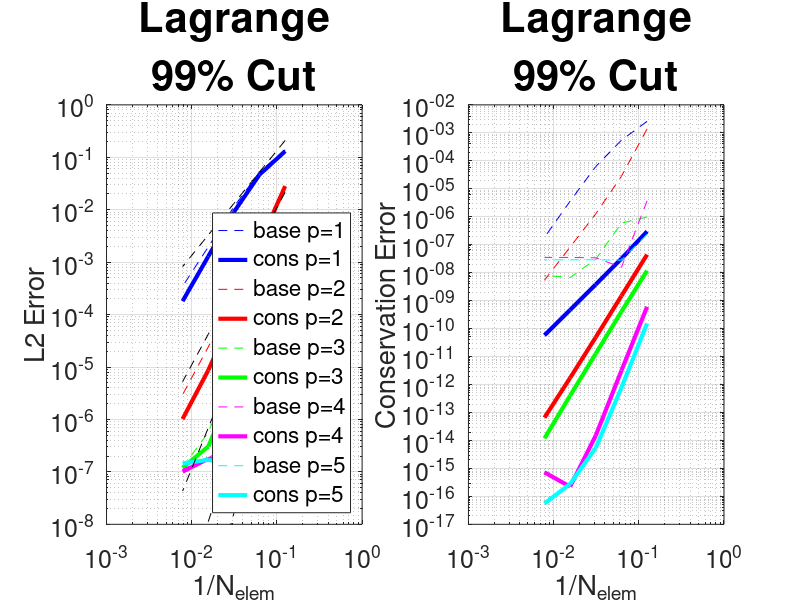
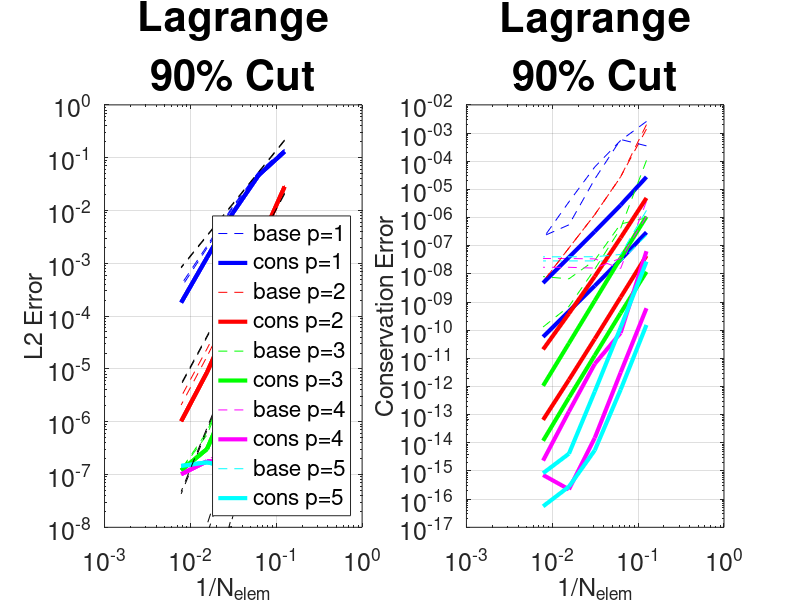
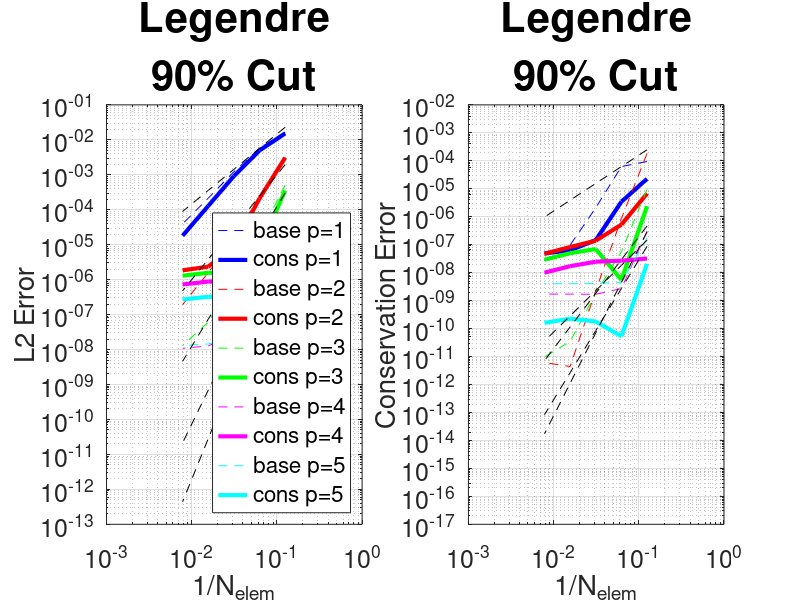

Write MATLAB code to recreate these figures, in order.
close all
clc
clear all

% Get screen size
scrsz = get(0,'screensize');
scrsz2 = scrsz;
scrsz2(4) = scrsz(4)/2; % square
scrsz2(3) = scrsz2(4);

nelem = [8,16,32,64,128];
dx = 1./nelem; 
ndof = zeros(5,5); 
for i = 1:5
    ndof(i,:) = nelem*(i+1);
end

%% m2start = -0.5 - dx(2)*0.99
% Baseline Abutting Method
base.legendre.p1.l2 = [1.6192323442766485E-002   5.5463743682936896E-003   1.1523940541828092E-003   1.9492368358601888E-004   3.4677255956864258E-005];
base.legendre.p1.cons = [2.1402403156450811E-004  -5.5089999743261620E-005  -5.5814355262792659E-006  -2.5117508424543633E-007  -3.8742272931435728E-009];

base.legendre.p2.l2 = [3.1172035890003353E-003   2.5836722634559685E-004   2.0358670146593475E-005   2.3144704192818786E-006   2.8616992403088300E-007];
base.legendre.p2.cons = [-1.2732668244837264E-004  -1.5343553475613558E-006  -2.1277249420692534E-008  -7.7716750396250589E-010  -4.4681973399018915E-011];

base.legendre.p3.l2 = [4.6738078468553133E-004   1.6852588106675376E-005   8.4821948988185273E-007   5.2238918471511937E-008   1.2756984616776392E-008];
base.legendre.p3.cons = [1.0270445788065907E-006   7.3374229053735363E-009  -6.4898900142829063E-010   7.4165702745876416E-010   8.0106703909121890E-010];

base.legendre.p4.l2 = [4.9171322299930194E-005   1.1180711012635708E-006   3.8098986030597548E-008   1.3357828582365599E-008   1.1566783257513384E-008];
base.legendre.p4.cons = [5.1535640198385746E-007   2.4886523605771593E-009   3.4894656192330231E-009   3.5039834089811706E-009   3.5042774515492425E-009];

base.legendre.p5.l2 = [6.7157097371632029E-006   9.5844108831121343E-008   1.9641317833152333E-008   1.3931055256015576E-008   1.2526408489692476E-008];
base.legendre.p5.cons = [-3.4980001256679216E-009   2.9228249334711798E-009   2.8813135627414610E-009   2.8810332244888492E-009   2.8802265225613688E-009];

base.lagrange.p1.l2 = [0.13905677101460567        5.2522707400047830E-002   1.1371263253338055E-002   1.9465140397926721E-003   3.4709809909961377E-004];
base.lagrange.p1.cons = [2.5809996556810377E-003  -5.4506782951047050E-004  -6.2567924626277804E-005  -3.6065007995578213E-006  -1.8312580379875598E-007];

base.lagrange.p2.l2 = [2.8715542958208582E-002   2.6916331092555821E-003   2.1234737319991985E-004   2.4069049414627405E-005   2.9698656840838573E-006];
base.lagrange.p2.cons = [-1.3826073488102386E-003  -2.8014648676355502E-005  -1.2707673529566144E-006  -8.2669196599383099E-008  -5.3819386169884353E-009];

base.lagrange.p3.l2 = [4.7190705848199109E-003   1.7618488181622786E-004   8.9339422387308516E-006   5.6378424937694400E-007   1.2319245960449388E-007];
base.lagrange.p3.cons = [-9.7928305631267420E-07  -5.8863419977184250E-007  -3.0490229674384750E-008   6.6429308720472591E-009   7.9865597468753435E-009];

base.lagrange.p4.l2 = [5.1546559875049211E-004   1.1467957216868954E-005   3.7857455005431421E-007   1.8352725989409218E-007   1.1121466206592967E-007];
base.lagrange.p4.cons = [3.7249135267369837E-006  -1.5509117878842460E-008   3.4038895424526316E-008   3.5025322531190284E-008   3.5042550861064115E-008];

base.lagrange.p5.l2 = [7.2583458104059359E-005   1.0357192468086048E-006   1.4008420017077255E-007   1.7434504909779441E-007   1.4993191502827124E-007];
base.lagrange.p5.cons = [-2.3261550174957790E-007   2.8015271491543814E-008   2.8804939655735495E-008   2.8810566876646959E-008   2.8802266516247954E-008];

% Conservative Overset WITH cell merging

cons.legendre.p1.l2 = [1.5343867248100811E-002   4.9527783109428562E-003   9.1511641008077576E-004   1.2837168104084824E-004   1.7950048525372715E-005];
cons.legendre.p1.cons = [-9.1401686055925246E-007  -8.8376291847158672E-008  -4.2944623968033113E-009   9.5057671456455495E-010   8.1442088489813713E-010];

cons.legendre.p2.l2 = [3.0856774565902233E-003   2.0983997033755593E-004   8.6303908350958463E-006   5.8468668055943048E-007   1.5344243887565960E-007];
cons.legendre.p2.cons = [-5.4618390643579318E-008  -5.7510571235819263E-009  -3.1144142126349195E-009  -2.1074259767828174E-009  -1.2337492277803008E-009];

cons.legendre.p3.l2 = [3.5317521845952771E-004   7.5465162545232008E-006   3.7182215975436738E-007   2.1007049446592616E-007   1.7390125794548207E-007];
cons.legendre.p3.cons = [-1.2349907894948497E-007  -8.4690109092289134E-011   3.6569894265592318E-009   2.6092678989675377E-009   1.5316150986377508E-009];

cons.legendre.p4.l2 = [3.4263040992898624E-005   3.7061320813902521E-007   2.4491141395242653E-007   2.3908413823671063E-007   1.9822081502381796E-007];
cons.legendre.p4.cons = [-3.3117729392184714E-010  -4.6735204456416213E-009  -4.3054433421230165E-009  -2.9763325623544112E-009  -1.7447722364116736E-009];

cons.legendre.p5.l2 = [3.3725834680316162E-006   2.0117279770511893E-007   2.6478482271882418E-007   2.5862698957822409E-007   2.1440616753902815E-007];
cons.legendre.p5.cons = [3.6081780237229300E-008   4.8850695918978282E-009   4.6397280392684870E-009   3.2086964751876224E-009   1.8805727669546357E-009];

cons.lagrange.p1.l2 = [0.13091100162057964        4.6743460591335113E-002   9.0282272507577113E-003   1.2841419885300939E-003   1.8039929898380172E-004];
cons.lagrange.p1.cons = [-2.9868863937743129E-007  -3.1733510319487124E-008  -3.7768582705766107E-009  -4.6558240596183964E-010  -5.7957860732926747E-011];

cons.lagrange.p2.l2 = [2.8166788897167321E-002   2.2296103048719271E-003   1.0501062405271639E-004   8.6378569183109159E-006   1.0179298476077247E-006];
cons.lagrange.p2.cons = [4.4095609719185802E-008   1.4714956475536667E-009   4.9208914720821895E-011   1.7256751583261121E-012   6.5336624999190462E-014];

cons.lagrange.p3.l2 = [3.5737165469216766E-003   9.1198535593244387E-005   4.1745302116984371E-006   3.0387014059787933E-007   1.1964167225031556E-007];
cons.lagrange.p3.cons = [-1.1853670822681295E-008  -4.0376163523703212E-010  -1.2790268844042885E-011  -4.0056846728475648E-013  -1.1823875212257917E-014];

cons.lagrange.p4.l2 = [3.7578277688742913E-004   4.1010088672093868E-006   1.7903703576211899E-007   1.7767452689355275E-007   1.0106540154787511E-007];
cons.lagrange.p4.cons = [-6.0015614700148490E-010  -3.1335489758532731E-012  -1.4988010832439613E-014   2.2204460492503131E-016   7.2164496600635175E-016];

cons.lagrange.p5.l2 = [4.2483859342141195E-005   5.8105031583470969E-007   1.3478763641681851E-007   1.7013187189705483E-007   1.4489828341683108E-007];
cons.lagrange.p5.cons = [1.5315521073588911E-010   7.6932904491400222E-013   5.4400928206632670E-015  -2.7755575615628914E-016  -5.5511151231257827E-017];

%% Plots

% % figure(1)
% % subplot(1,2,1);
% % loglog(ndof(1,:),abs(base.lagrange.p1.l2),'b--',ndof(1,:),cons.lagrange.p1.l2,'b-','linewidth',3)
% % hold on; 
% % loglog(ndof(2,:),abs(base.lagrange.p2.l2),'r--',ndof(2,:),cons.lagrange.p2.l2,'r-','linewidth',3)
% % loglog(ndof(3,:),abs(base.lagrange.p3.l2),'g--',ndof(3,:),cons.lagrange.p3.l2,'g-','linewidth',3)
% % loglog(ndof(4,:),abs(base.lagrange.p4.l2),'m--',ndof(4,:),cons.lagrange.p4.l2,'m-','linewidth',3); 
% % loglog(ndof(5,:),abs(base.lagrange.p5.l2),'c--',ndof(5,:),cons.lagrange.p5.l2,'c-','linewidth',3); 
% % % loglog(dx,(base.lagrange.p1.l2(2)/dx(2).^2)*dx.^2,'k--')
% % % loglog(dx,(base.lagrange.p2.l2(2)/dx(2).^3)*dx.^3,'k--')
% % % loglog(dx,(base.lagrange.p3.l2(2)/dx(2).^4)*dx.^4,'k--')
% % % loglog(dx,(base.lagrange.p4.l2(2)/dx(2).^5)*dx.^5,'k--')
% % % loglog(dx,(base.lagrange.p5.l2(2)/dx(2).^6)*dx.^6,'k--')
% % grid on;
% % legend('base p=1','cons p=1','base p=2','cons p=2','base p=3','cons p=3','base p=4','cons p=4', 'base p=5','cons p=5','location','southeast');
% % grid minor; 
% % xlabel('1/N_{elem}','fontsize',18)
% % ylabel('L2 Error','fontsize',18)
% % set(gca,'fontsize',18')
% % % ylim([1e-8 1])
% % title({'Lagrange','99% Cut'},'FontSize',30')
% % 
% % subplot(1,2,2)
% % loglog(ndof(1,:),abs(base.lagrange.p1.cons),'b--',ndof(1,:),abs(cons.lagrange.p1.cons),'b-','linewidth',3)
% % hold on; 
% % loglog(ndof(2,:),abs(base.lagrange.p2.cons),'r--',ndof(2,:),abs(cons.lagrange.p2.cons),'r-','linewidth',3)
% % loglog(ndof(3,:),abs(base.lagrange.p3.cons),'g--',ndof(3,:),abs(cons.lagrange.p3.cons),'g-','linewidth',3)
% % loglog(ndof(4,:),abs(base.lagrange.p4.cons),'m--',ndof(4,:),abs(cons.lagrange.p4.cons),'m-','linewidth',3); 
% % loglog(ndof(5,:),abs(base.lagrange.p5.cons),'c--',ndof(5,:),abs(cons.lagrange.p5.cons),'c-','linewidth',3); 
% % % loglog(dx,abs(base.lagrange.p1.cons(2)/dx(2).^2)*dx.^2,'k--')
% % % loglog(dx,abs(base.lagrange.p2.cons(3)/dx(3).^3)*dx.^3,'k--')
% % % loglog(dx,abs(base.lagrange.p3.cons(3)/dx(3).^4)*dx.^4,'k--')
% % % loglog(dx,abs(base.lagrange.p4.cons(2)/dx(2).^5)*dx.^5,'k--')
% % % loglog(dx,abs(base.lagrange.p5.cons(2)/dx(2).^6)*dx.^6,'k--')
% % grid on;
% % grid minor; 
% % xlabel('1/N_{elem}','fontsize',18)
% % ylabel('Conservation Error','fontsize',18)
% % set(gca,'fontsize',18')
% % title({'Lagrange','99% Cut'},'FontSize',30')


figure(10)
subplot(1,2,1);
loglog(dx,abs(base.lagrange.p1.l2),'b--',dx,cons.lagrange.p1.l2,'b-','linewidth',3)
hold on; 
loglog(dx,abs(base.lagrange.p2.l2),'r--',dx,cons.lagrange.p2.l2,'r-','linewidth',3)
loglog(dx,abs(base.lagrange.p3.l2),'g--',dx,cons.lagrange.p3.l2,'g-','linewidth',3)
loglog(dx,abs(base.lagrange.p4.l2),'m--',dx,cons.lagrange.p4.l2,'m-','linewidth',3); 
loglog(dx,abs(base.lagrange.p5.l2),'c--',dx,cons.lagrange.p5.l2,'c-','linewidth',3); 
loglog(dx,(base.lagrange.p1.l2(2)/dx(2).^2)*dx.^2,'k--')
loglog(dx,(base.lagrange.p2.l2(2)/dx(2).^3)*dx.^3,'k--')
loglog(dx,(base.lagrange.p3.l2(2)/dx(2).^4)*dx.^4,'k--')
loglog(dx,(base.lagrange.p4.l2(2)/dx(2).^5)*dx.^5,'k--')
loglog(dx,(base.lagrange.p5.l2(2)/dx(2).^6)*dx.^6,'k--')
grid on;
legend('base p=1','cons p=1','base p=2','cons p=2','base p=3','cons p=3','base p=4','cons p=4', 'base p=5','cons p=5','location','southeast');
grid minor; 
xlabel('1/N_{elem}','fontsize',18)
ylabel('L2 Error','fontsize',18)
set(gca,'fontsize',18')
ylim([1e-8 1])
title({'Lagrange','99% Cut'},'FontSize',30')

subplot(1,2,2)
loglog(dx,abs(base.lagrange.p1.cons),'b--',dx,abs(cons.lagrange.p1.cons),'b-','linewidth',3)
hold on; 
loglog(dx,abs(base.lagrange.p2.cons),'r--',dx,abs(cons.lagrange.p2.cons),'r-','linewidth',3)
loglog(dx,abs(base.lagrange.p3.cons),'g--',dx,abs(cons.lagrange.p3.cons),'g-','linewidth',3)
loglog(dx,abs(base.lagrange.p4.cons),'m--',dx,abs(cons.lagrange.p4.cons),'m-','linewidth',3); 
loglog(dx,abs(base.lagrange.p5.cons),'c--',dx,abs(cons.lagrange.p5.cons),'c-','linewidth',3); 
% loglog(dx,abs(base.lagrange.p1.cons(2)/dx(2).^2)*dx.^2,'k--')
% loglog(dx,abs(base.lagrange.p2.cons(3)/dx(3).^3)*dx.^3,'k--')
% loglog(dx,abs(base.lagrange.p3.cons(3)/dx(3).^4)*dx.^4,'k--')
% loglog(dx,abs(base.lagrange.p4.cons(2)/dx(2).^5)*dx.^5,'k--')
% loglog(dx,abs(base.lagrange.p5.cons(2)/dx(2).^6)*dx.^6,'k--')
grid on;
ylim([1e-17 1e-2])
grid minor; 
xlabel('1/N_{elem}','fontsize',18)
ylabel('Conservation Error','fontsize',18)
set(gca,'fontsize',18')
title({'Lagrange','99% Cut'},'FontSize',30')
set(gcf,'Position',scrsz);
saveas(gcf,'ConsOverset_CellMerging_Lagrange_99pctCut.png');
close(gcf);


% 
% figure(2)
% subplot(1,2,1);
% loglog(dx,abs(base.legendre.p1.l2),'b--',dx,cons.legendre.p1.l2,'b','linewidth',3)
% hold on; 
% loglog(dx,abs(base.legendre.p2.l2),'r--',dx,cons.legendre.p2.l2,'r','linewidth',3)
% loglog(dx,abs(base.legendre.p3.l2),'g--',dx,cons.legendre.p3.l2,'g','linewidth',3)
% loglog(dx,abs(base.legendre.p4.l2),'m--',dx,cons.legendre.p4.l2,'m','linewidth',3); 
% loglog(dx,abs(base.legendre.p5.l2),'c--',dx,cons.legendre.p5.l2,'c','linewidth',3); 
% loglog(dx,(base.legendre.p1.l2(2)/dx(2).^2)*dx.^2,'k--')
% loglog(dx,(base.legendre.p2.l2(2)/dx(2).^3)*dx.^3,'k--')
% loglog(dx,(base.legendre.p3.l2(2)/dx(2).^4)*dx.^4,'k--')
% loglog(dx,(base.legendre.p4.l2(2)/dx(2).^5)*dx.^5,'k--')
% loglog(dx,(base.legendre.p5.l2(2)/dx(2).^6)*dx.^6,'k--')
% grid on;
% legend('base p=1','cons p=1','base p=2','cons p=2','base p=3','cons p=3','base p=4','cons p=4', 'base p=5','cons p=5','location','southeast');
% grid minor; 
% xlabel('1/N_{elem}','fontsize',18)
% ylabel('L2 Error','fontsize',18)
% set(gca,'fontsize',18')
% % ylim([1e-8 1])
% title({'Legendre','99% Cut'},'FontSize',30')
% 
% subplot(1,2,2)
% loglog(dx,abs(base.legendre.p1.cons),'b--',dx,abs(cons.legendre.p1.cons),'b','linewidth',3)
% hold on; 
% loglog(dx,abs(base.legendre.p2.cons),'r--',dx,abs(cons.legendre.p2.cons),'r','linewidth',3)
% loglog(dx,abs(base.legendre.p3.cons),'g--',dx,abs(cons.legendre.p3.cons),'g','linewidth',3)
% loglog(dx,abs(base.legendre.p4.cons),'m--',dx,abs(cons.legendre.p4.cons),'m','linewidth',3); 
% loglog(dx,abs(base.legendre.p5.cons),'c--',dx,abs(cons.legendre.p5.cons),'c','linewidth',3); 
% loglog(dx,abs(base.legendre.p1.cons(2)/dx(2).^2)*dx.^2,'k--')
% loglog(dx,abs(base.legendre.p2.cons(3)/dx(3).^3)*dx.^3,'k--')
% loglog(dx,abs(base.legendre.p3.cons(3)/dx(3).^4)*dx.^4,'k--')
% loglog(dx,abs(base.legendre.p4.cons(2)/dx(2).^5)*dx.^5,'k--')
% loglog(dx,abs(base.legendre.p5.cons(2)/dx(2).^6)*dx.^6,'k--')
% grid on;
% grid minor; 
% xlabel('1/N_{elem}','fontsize',18)
% ylabel('Conservation Error','fontsize',18)
% set(gca,'fontsize',18')
% title({'Legendre','99% Cut'},'FontSize',30')

%% m2start = -0.5 - dx(2)*0.90
% Baseline Abutting Method
base.legendre.p1.l2 = [1.6765449067581831E-002   5.7242656668346961E-003   1.2206951905958544E-003   2.1365249958722176E-004   3.9464805396971161E-005];
base.legendre.p1.cons = [-9.4496309399845491E-005  -6.2303509111988342E-005  -2.0919789927367760E-006   9.6643524169492956E-008   2.7298075633286345E-008];

base.legendre.p2.l2 = [3.2090886436799268E-003   2.4424042267942304E-004   1.5492158106219127E-005   1.5806009481025005E-006   1.9229961664220241E-007];
base.legendre.p2.cons = [-1.8315247259234613E-004  -8.6545720316688612E-007   2.2816193587238409E-009  -4.3953660155970908E-012   6.0920296585109668E-012];

base.legendre.p3.l2 = [5.0337548393662463E-004   1.8860531301872488E-005   9.8357178104406351E-007   6.0868842247452506E-008   1.2936797534971091E-008];
base.legendre.p3.cons = [-9.5798795170798368E-006   5.6432799037942072E-008   1.8292017275878258E-009   3.4347663602218859E-011  -9.7384669772715426E-012];

base.legendre.p4.l2 = [4.4011746398404877E-005   7.0077841142936975E-007   2.5723532283141137E-008   1.2707483254631212E-008   1.0830623355647697E-008];
base.legendre.p4.cons = [-3.0264019609815840E-007  -2.7169601221621598E-009   1.6791833340468187E-009   1.7100567697991842E-009   1.7103266164442132E-009];

base.legendre.p5.l2 = [7.9469426215944998E-006   1.1532338271007949E-007   2.0025149463224594E-008   1.4437568094157017E-008   1.3079155483203415E-008];
base.legendre.p5.cons = [-1.7259153542448225E-007   4.5347092678116319E-009   4.0502249887275354E-009   4.0284327262885000E-009   4.0225528810666766E-009];

base.lagrange.p1.l2 = [0.14445001417793107        5.4256555024397628E-002   1.2049762304374897E-002   2.1334221313525480E-003   3.9489362306799016E-004];
base.lagrange.p1.cons = [-3.5090952909039297E-004  -5.9195613677087700E-004  -2.3242288216429596E-005   5.5120368464001146E-007   2.1747653428105806E-007];

base.lagrange.p2.l2 = [2.9744245998739302E-002   2.5607220579665761E-003   1.6652501833810612E-004   1.7139580609976811E-005   2.0807070657108944E-006];
base.lagrange.p2.cons = [-1.9895064180500688E-003  -2.7549796402737137E-005  -1.2664392504135868E-006  -8.2871500828307632E-008  -5.1791326782790748E-009];

base.lagrange.p3.l2 = [5.0758555997859178E-003   1.9545100193651420E-004   1.0219092647902650E-005   6.4432177483855777E-007   1.2504958182090930E-007];
base.lagrange.p3.cons = [-1.0681827257585930E-004  -4.1325299587890996E-007  -1.4657126679029631E-008  -6.9834021898529386E-010  -1.2975870378184595E-010];

base.lagrange.p4.l2 = [4.6168247478623603E-004   7.4480802362465711E-006   2.5357115815633659E-007   1.7893364406103350E-007   1.0353184674836628E-007];
base.lagrange.p4.cons = [-1.0935955654933771E-006  -3.5736583359202712E-008   1.6005608505231805E-008   1.7084406944700703E-008   1.7102998128848412E-008];

base.lagrange.p5.l2 = [8.3817996367918158E-005   1.2225175751355135E-006   1.4525462355190472E-007   1.7842747051143741E-007   1.5458890778607412E-007];
base.lagrange.p5.cons = [-1.7824191556603530E-006   4.8811011676974658E-008   4.0529472888906071E-008   4.0284754365682574E-008   4.0225528685766676E-008];

% Conservative Overset WITH Cell merging
cons.legendre.p1.l2 = [1.5293201901746848E-002   4.9564221436772145E-003   9.1538371977368063E-004   1.2837379332049549E-004   1.8030389665289336E-005];
cons.legendre.p1.cons = [-2.2724650347069608E-005  -3.4460239904249290E-006  -1.4607639921976334E-007   6.3081104562101586E-008   4.8634735169694743E-008];

cons.legendre.p2.l2 = [3.0896945737390142E-003   2.1003261538524851E-004   9.0486554730453349E-006   2.3416122157765218E-006   1.8506300192941094E-006];
cons.legendre.p2.cons = [-6.7681742588615590E-006  -5.2197857944996651E-007  -1.3933478048427927E-007  -8.2425469366542714E-008  -4.7419992106612074E-008];

cons.legendre.p3.l2 = [3.5475672734786961E-004   7.5467298241212780E-006   1.5976785972644576E-006   1.5688376183527270E-006   1.2970890030442586E-006];
cons.legendre.p3.cons = [-2.3806221037883657E-006  -5.4700524665385331E-009   7.0060799925442119E-008   4.9694170702052620E-008   2.9059694012234516E-008];

cons.legendre.p4.l2 = [3.4279885610601931E-005   7.6455828275363594E-007   9.0140337671899315E-007   8.7970560384114460E-007   7.2878103089097185E-007];
cons.legendre.p4.cons = [3.1969660585495774E-008  -2.6754110545035292E-008  -2.4652309506267844E-008  -1.7054864624721500E-008  -1.0001645414647875E-008];

cons.legendre.p5.l2 = [3.7791151921708296E-006   2.3238565705957143E-007   3.2114120738543293E-007   3.2288825917875591E-007   2.7121818198170947E-007];
cons.legendre.p5.cons = [2.0700809635898487E-008  -5.2920716420157277E-011   1.7918008743400549E-010   2.2556490703040666E-010   1.6042461109533335E-010];

cons.lagrange.p1.l2 = [0.13024082450049188        4.6774406157068807E-002   9.0300774360331515E-003   1.2840957421437196E-003   1.8035166800499229E-004];
cons.lagrange.p1.cons = [-2.7649152746223038E-005  -2.7689765223493090E-006  -3.1788921517339475E-007  -3.8449214145863664E-008  -4.7404423719754618E-009];

cons.lagrange.p2.l2 = [2.8212701936268764E-002   2.2292542159645934E-003   1.0492494398959134E-004   8.6344974133098522E-006   1.0178175446954731E-006];
cons.lagrange.p2.cons = [4.9440889759999607E-006   1.9092020459021697E-007   8.1015957831276353E-009   3.8862940643369370E-010   2.0663581956625876E-011];

cons.lagrange.p3.l2 = [3.5743158029595558E-003   9.1194666002291315E-005   4.1745818151669896E-006   3.0388115005107422E-007   1.1964245360698122E-007];
cons.lagrange.p3.cons = [-1.0783805194369833E-006  -3.6213727683254149E-008  -1.1140450228985799E-009  -3.4255043246389505E-011  -1.0600964550633307E-012];

cons.lagrange.p4.l2 = [3.7598382697954662E-004   4.0918310662661108E-006   1.7904925431443793E-007   1.7767426055219586E-007   1.0106529960313267E-007];
cons.lagrange.p4.cons = [-6.3650319792607490E-008   8.0163542470756965E-011   6.3642979775124786E-012   1.2950751582252451E-013   2.3314683517128287E-015];

cons.lagrange.p5.l2 = [4.2483599354368402E-005   5.8105125336658858E-007   1.3476290563270500E-007   1.7012798753092814E-007   1.4489730018112734E-007];
cons.lagrange.p5.cons = [2.7324858098420890E-008   1.2396872417497207E-010   6.6363581296968732E-013   4.1078251911130792E-015  -8.3266726846886741E-016];

%% Plots
close all; 

figure(10)
subplot(1,2,1);
loglog(dx,abs(base.lagrange.p1.l2),'b--',dx,cons.lagrange.p1.l2,'b-','linewidth',3)
hold on; 
loglog(dx,abs(base.lagrange.p2.l2),'r--',dx,cons.lagrange.p2.l2,'r-','linewidth',3)
loglog(dx,abs(base.lagrange.p3.l2),'g--',dx,cons.lagrange.p3.l2,'g-','linewidth',3)
loglog(dx,abs(base.lagrange.p4.l2),'m--',dx,cons.lagrange.p4.l2,'m-','linewidth',3); 
loglog(dx,abs(base.lagrange.p5.l2),'c--',dx,cons.lagrange.p5.l2,'c-','linewidth',3); 
loglog(dx,(base.lagrange.p1.l2(2)/dx(2).^2)*dx.^2,'k--')
loglog(dx,(base.lagrange.p2.l2(2)/dx(2).^3)*dx.^3,'k--')
loglog(dx,(base.lagrange.p3.l2(2)/dx(2).^4)*dx.^4,'k--')
loglog(dx,(base.lagrange.p4.l2(2)/dx(2).^5)*dx.^5,'k--')
loglog(dx,(base.lagrange.p5.l2(2)/dx(2).^6)*dx.^6,'k--')
grid on;
legend('base p=1','cons p=1','base p=2','cons p=2','base p=3','cons p=3','base p=4','cons p=4', 'base p=5','cons p=5','location','southeast');
grid minor; 
xlabel('1/N_{elem}','fontsize',18)
ylabel('L2 Error','fontsize',18)
set(gca,'fontsize',18')
ylim([1e-8 1])
title({'Lagrange','90% Cut'},'FontSize',30')

subplot(1,2,2)
loglog(dx,abs(base.lagrange.p1.cons),'b--',dx,abs(cons.lagrange.p1.cons),'b-','linewidth',3)
hold on; 
loglog(dx,abs(base.lagrange.p2.cons),'r--',dx,abs(cons.lagrange.p2.cons),'r-','linewidth',3)
loglog(dx,abs(base.lagrange.p3.cons),'g--',dx,abs(cons.lagrange.p3.cons),'g-','linewidth',3)
loglog(dx,abs(base.lagrange.p4.cons),'m--',dx,abs(cons.lagrange.p4.cons),'m-','linewidth',3); 
loglog(dx,abs(base.lagrange.p5.cons),'c--',dx,abs(cons.lagrange.p5.cons),'c-','linewidth',3); 
% loglog(dx,abs(base.lagrange.p1.cons(2)/dx(2).^2)*dx.^2,'k--')
% loglog(dx,abs(base.lagrange.p2.cons(3)/dx(3).^3)*dx.^3,'k--')
% loglog(dx,abs(base.lagrange.p3.cons(3)/dx(3).^4)*dx.^4,'k--')
% loglog(dx,abs(base.lagrange.p4.cons(2)/dx(2).^5)*dx.^5,'k--')
% loglog(dx,abs(base.lagrange.p5.cons(2)/dx(2).^6)*dx.^6,'k--')
grid on;
grid minor; 
xlabel('1/N_{elem}','fontsize',18)
ylabel('Conservation Error','fontsize',18)
ylim([1e-17 1e-2])
set(gca,'fontsize',18')
title({'Lagrange','90% Cut'},'FontSize',30')
set(gcf,'Position',scrsz);
saveas(gcf,'ConsOverset_CellMerging_Lagrange_90pctCut.png');
% close(gcf);

figure(2)
subplot(1,2,1);
loglog(dx,abs(base.legendre.p1.l2),'b--',dx,cons.legendre.p1.l2,'b','linewidth',3)
hold on; 
loglog(dx,abs(base.legendre.p2.l2),'r--',dx,cons.legendre.p2.l2,'r','linewidth',3)
loglog(dx,abs(base.legendre.p3.l2),'g--',dx,cons.legendre.p3.l2,'g','linewidth',3)
loglog(dx,abs(base.legendre.p4.l2),'m--',dx,cons.legendre.p4.l2,'m','linewidth',3); 
loglog(dx,abs(base.legendre.p5.l2),'c--',dx,cons.legendre.p5.l2,'c','linewidth',3); 
loglog(dx,(base.legendre.p1.l2(2)/dx(2).^2)*dx.^2,'k--')
loglog(dx,(base.legendre.p2.l2(2)/dx(2).^3)*dx.^3,'k--')
loglog(dx,(base.legendre.p3.l2(2)/dx(2).^4)*dx.^4,'k--')
loglog(dx,(base.legendre.p4.l2(2)/dx(2).^5)*dx.^5,'k--')
loglog(dx,(base.legendre.p5.l2(2)/dx(2).^6)*dx.^6,'k--')
grid on;
legend('base p=1','cons p=1','base p=2','cons p=2','base p=3','cons p=3','base p=4','cons p=4', 'base p=5','cons p=5','location','southeast');
grid minor; 
xlabel('1/N_{elem}','fontsize',18)
ylabel('L2 Error','fontsize',18)
set(gca,'fontsize',18')
% ylim([1e-8 1])
title({'Legendre','90% Cut'},'FontSize',30')

subplot(1,2,2)
loglog(dx,abs(base.legendre.p1.cons),'b--',dx,abs(cons.legendre.p1.cons),'b','linewidth',3)
hold on; 
loglog(dx,abs(base.legendre.p2.cons),'r--',dx,abs(cons.legendre.p2.cons),'r','linewidth',3)
loglog(dx,abs(base.legendre.p3.cons),'g--',dx,abs(cons.legendre.p3.cons),'g','linewidth',3)
loglog(dx,abs(base.legendre.p4.cons),'m--',dx,abs(cons.legendre.p4.cons),'m','linewidth',3); 
loglog(dx,abs(base.legendre.p5.cons),'c--',dx,abs(cons.legendre.p5.cons),'c','linewidth',3); 
loglog(dx,abs(base.legendre.p1.cons(2)/dx(2).^2)*dx.^2,'k--')
loglog(dx,abs(base.legendre.p2.cons(3)/dx(3).^3)*dx.^3,'k--')
loglog(dx,abs(base.legendre.p3.cons(3)/dx(3).^4)*dx.^4,'k--')
loglog(dx,abs(base.legendre.p4.cons(2)/dx(2).^5)*dx.^5,'k--')
loglog(dx,abs(base.legendre.p5.cons(2)/dx(2).^6)*dx.^6,'k--')
ylim([1e-17 1e-2])
grid on;
grid minor; 
xlabel('1/N_{elem}','fontsize',18)
ylabel('Conservation Error','fontsize',18)
set(gca,'fontsize',18')
title({'Legendre','90% Cut'},'FontSize',30')
set(gcf,'Position',scrsz);
saveas(gcf,'ConsOverset_CellMerging_Legendre_90pctCut.png');